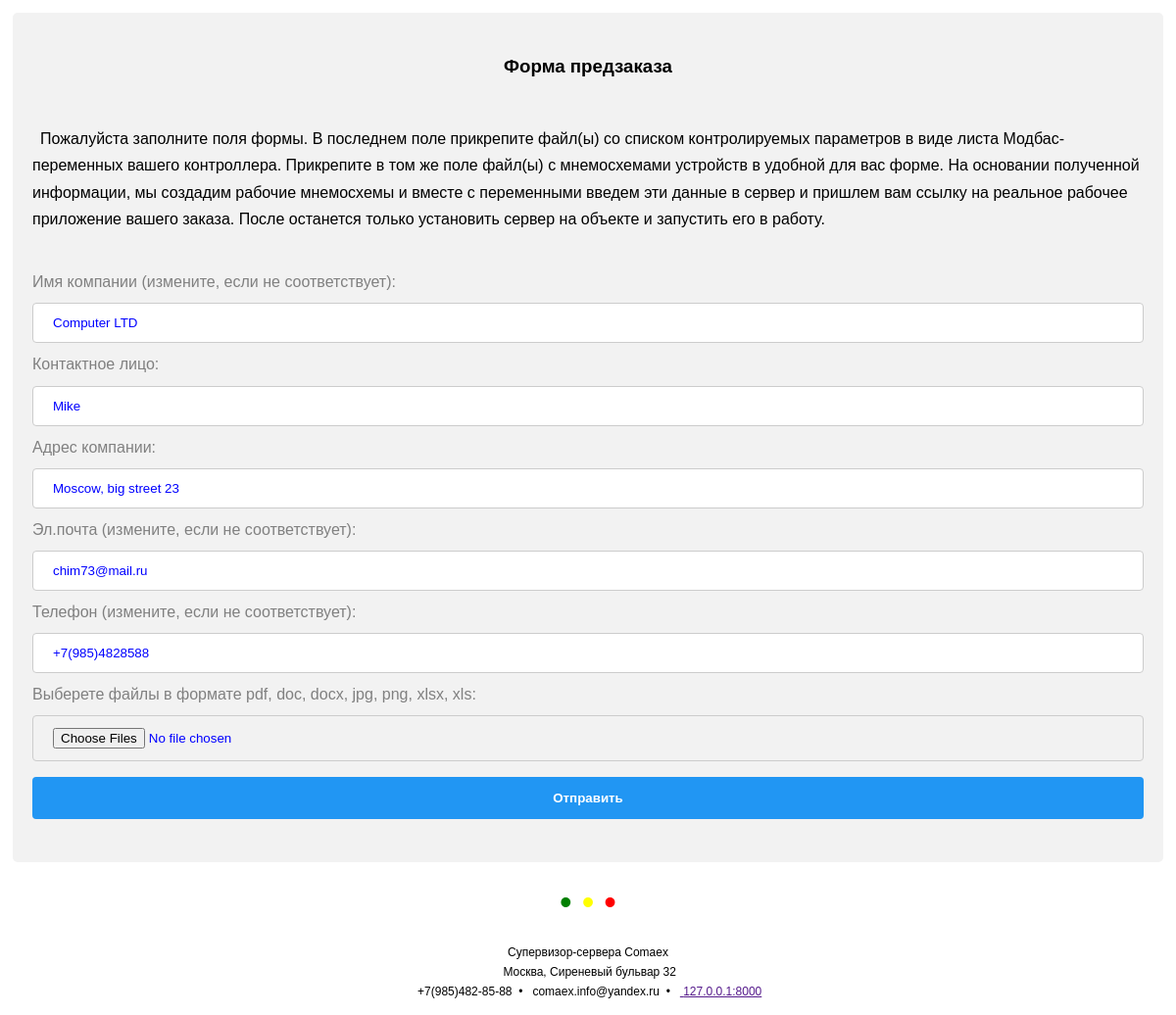
Screenshot of /email/preorder/ea50c4bb29b7456abf676cccdd18b37b with the database file from the repository.
### clients/models.py (models this page shows, shortened)
class Clients(models.Model):
    uuid           = models.UUIDField(primary_key=True, default=uuid.uuid4, editable=False,
                                      help_text=_("Номер UUID"))
    company        = models.CharField(max_length=120, verbose_name=_('Имя компании'))
    slug           = models.SlugField(unique=False, verbose_name=_('Слаг'), help_text=_("Слаг.."))
    address        = models.CharField(max_length=240, blank=True, verbose_name=_('Адрес компании'))
    email          = models.EmailField(max_length=120, unique=True,  verbose_name=_('Эл.почта'))
    email2         = models.EmailField(max_length=120, blank=True, null=True, verbose_name=_('Эл.почта2'))
    phone          = models.CharField(max_length=120, blank=True, verbose_name=_('Телефон'))
    about          = models.TextField(max_length=500, blank=True, verbose_name=_('О компании'))
    area           = models.CharField(max_length=120, blank=True, verbose_name=_('Сфера деятельности'))
    category       = models.CharField(max_length=30, default='HVAC', choices=settings.CATEGORIES,
                                      verbose_name=_('Категория'), help_text=_("Выберете категорию деятельности"))
    persons        = models.CharField(max_length=120, blank=True, verbose_name=_('Лица компании'))
    created        = models.DateTimeField(auto_now_add=True, verbose_name=_('Создана'))
    enable_mailing = models.BooleanField(default=True, verbose_name=_('Разрешить рассылку'))
    interested     = models.BooleanField(default=False, verbose_name=_('Клиент заинтересован'))
    counter        = models.PositiveSmallIntegerField(default=0, verbose_name=_('Счетчик  отправок'),
                                                      help_text=_("Количество оправленных писем"))
    error_mailing  = models.CharField(max_length=360, blank=True, default='Ошибок нет',
                                      verbose_name=_('Отчет об ошибке отправки'))
    file           = models.FileField(upload_to=upload_image_path, blank=True, null=True,
                                      verbose_name=_('Файл'), help_text=_("Файл данных от клиента"))
    filepath       = models.FilePathField(path='/static/uploads/', blank=True, null=True)
    flag           = models.BooleanField(default=False, verbose_name=_('Флаг'))
    objects = ClientsManager()
    class Meta:
        app_label = 'clients'
        verbose_name = _('Клиенты')
        verbose_name_plural = _('Клиенты')

### clients/views.py (the view, shortened to what this page needs)
# urls.py: path('preorder/<uuid>', ClientsPreorderView.as_view(), name='preorder'),
class ClientsPreorderView(RequestFormAttachMixin, FormView):
    form_class = PreorderForm
    template_name = 'base/preorder.html'
    def get_context_data(self, *args, **kwargs):
        context = super(ClientsPreorderView, self).get_context_data(*args, **kwargs)
        context['introduction'] = mark_safe(settings.INTRODUCTION)
        return get_common_context(context)

### clients/views.py (called while the page is built)
def get_common_context(context):
    msg = settings.MSG
    context['title'] = msg['title']
    context['addr'] = msg['addr']
    context['mobile'] = msg['mobile']
    context['mail'] = msg['mail']
    context['domain'] = msg['domain']
    return context

### mysite/mixins.py (called while the page is built)
    def get_form_kwargs(self):
        kwargs = super(RequestFormAttachMixin, self).get_form_kwargs()
        kwargs['request'] = self.request
        return kwargs

### mysite/base/templates/base/preorder.html (shortened to what this page needs)
{% extends "base/alert.html" %}
{% load i18n %}
{% block core %}
<td>
    <div class="container">
    <h3>Форма предзаказа</h3>
      <form method='POST' enctype="multipart/form-data" style="padding-top:16px">
          <p>{{introduction}}</p><br>
       {% for field in form %}
          {{ field.label_tag }}
               {{ field }}
       {% endfor %}
        <input type="submit" value="Отправить"><br>
  </form>
    </div>
</td>
{% endblock core %}

### mysite/base/templates/base/alert.html (style rules this page uses)
table.fixed td { overflow: hidden; }
td, th { text-align: center; padding: 5px; line-height: 1.7; }
p { text-align: left; margin: 10px 0px 10px 0px; }
input[type=text], input[type=file], select { width: 100%; color: blue; font-weight: 500; padding: 12px 20px; margin: 8px 0; display: block; border: 1px solid #ccc; border-radius: 4px; box-sizing: border-box; }
input[type=submit] { width: 100%; font-weight: 700; background-color: #2196F3; color: white; padding: 14px 20px; margin: 8px 0; border: none; border-radius: 4px; cursor: pointer; }
label { display: block; text-align: left; color: gray; }
div.container { border-radius: 5px; background-color: #f2f2f2; padding: 20px; }

### rows the page displays
Clients: form "Computer LTD" "Mike" "Moscow, big street 23" "chim73@mail.ru" "+7(985)4828588"

### other values shown
{{ field.label_tag }} "Имя компании (измените, если не соответствует):" "Контактное лицо:" "Адрес компании:" "Эл.почта (измените, если не соответствует):" "Телефон (измените, если не соответствует):" "Выберете файлы в формате pdf, doc, docx, jpg, png, xlsx, xls:"
{{ title }} "Супервизор-сервера Comaex"
{{ addr }} "Москва, Сиреневый бульвар 32"
{{ mobile }} "+7(985)482-85-88"
{{ mail }} "comaex.info@yandex.ru"
{{ domain }} "127.0.0.1:8000"
